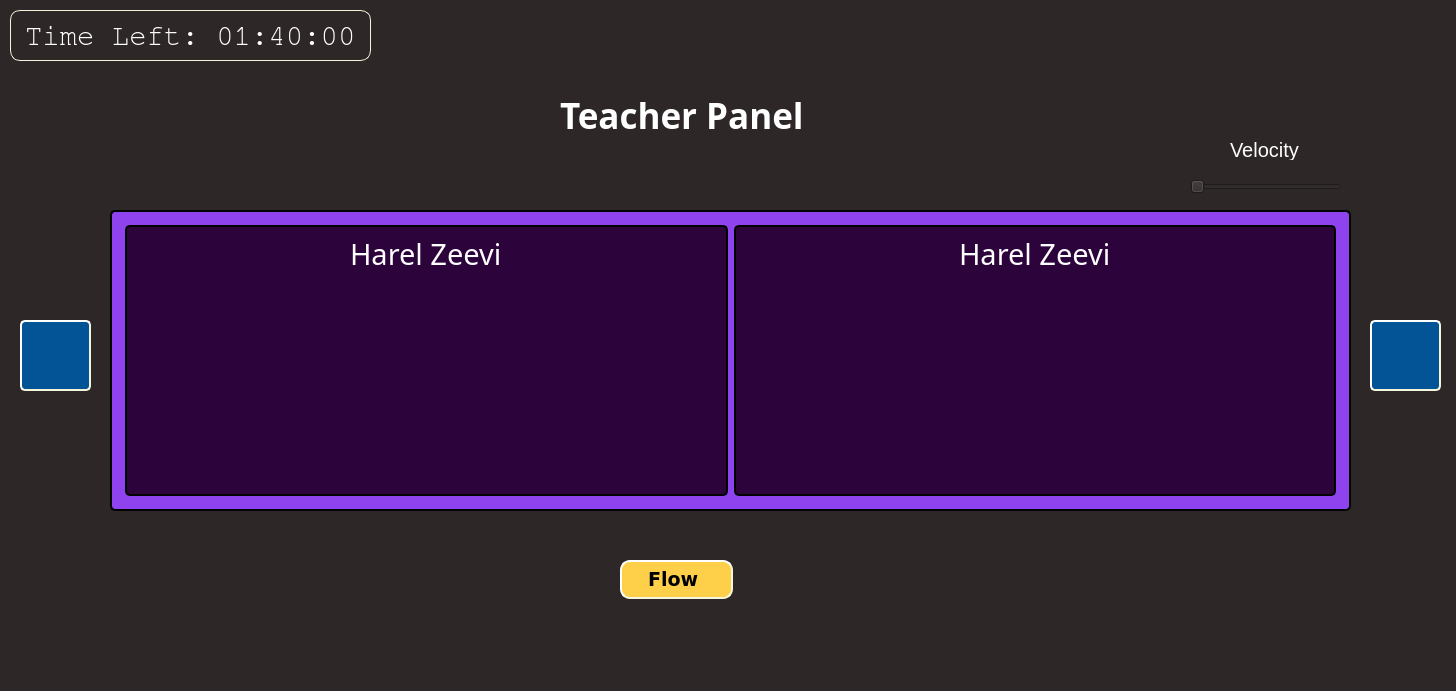
<?xml version="1.0" encoding="UTF-8"?>
<ui version="4.0">
 <class>Form</class>
 <widget class="QWidget" name="Form">
  <property name="geometry">
   <rect>
    <x>0</x>
    <y>0</y>
    <width>1456</width>
    <height>691</height>
   </rect>
  </property>
  <property name="windowTitle">
   <string>Form</string>
  </property>
  <property name="styleSheet">
   <string notr="true">background-color:#2D2727;</string>
  </property>
  <widget class="QLabel" name="label_3">
   <property name="geometry">
    <rect>
     <x>560</x>
     <y>90</y>
     <width>301</width>
     <height>51</height>
    </rect>
   </property>
   <property name="font">
    <font>
     <family>Sitka Text</family>
     <pointsize>26</pointsize>
     <weight>75</weight>
     <bold>true</bold>
     <underline>false</underline>
    </font>
   </property>
   <property name="styleSheet">
    <string notr="true">color: white;</string>
   </property>
   <property name="text">
    <string>Teacher Panel</string>
   </property>
  </widget>
  <widget class="QFrame" name="panel">
   <property name="geometry">
    <rect>
     <x>110</x>
     <y>210</y>
     <width>1241</width>
     <height>301</height>
    </rect>
   </property>
   <property name="styleSheet">
    <string notr="true">QFrame{
	border-style: outset;
	border-width: 2px;
	border-radius: 5px;
	border-color: black;
	padding: 4px;	
	background-color: #8F43EE;
	botder: 1px solid white;
}</string>
   </property>
   <property name="frameShape">
    <enum>QFrame::StyledPanel</enum>
   </property>
   <property name="frameShadow">
    <enum>QFrame::Raised</enum>
   </property>
   <layout class="QGridLayout" name="gridLayout">
    <item row="0" column="0">
     <widget class="QFrame" name="container1">
      <property name="styleSheet">
       <string notr="true">background-color: #2D033B;
color: white;
padding: 0px;
margin: 0px;</string>
      </property>
      <property name="frameShape">
       <enum>QFrame::StyledPanel</enum>
      </property>
      <property name="frameShadow">
       <enum>QFrame::Raised</enum>
      </property>
      <layout class="QVBoxLayout" name="verticalLayout_3">
       <item alignment="Qt::AlignHCenter">
        <widget class="QLabel" name="name1">
         <property name="maximumSize">
          <size>
           <width>16777215</width>
           <height>35</height>
          </size>
         </property>
         <property name="font">
          <font>
           <family>aakar</family>
           <pointsize>22</pointsize>
          </font>
         </property>
         <property name="styleSheet">
          <string notr="true">border: 0px;
padding: 0px;</string>
         </property>
         <property name="text">
          <string>Harel Zeevi</string>
         </property>
        </widget>
       </item>
       <item>
        <widget class="QFrame" name="frame_7">
         <property name="styleSheet">
          <string notr="true">border: 0px;
background-color: #2D033B;
color: white;
padding: 0px;
margin: 0px;</string>
         </property>
         <property name="frameShape">
          <enum>QFrame::StyledPanel</enum>
         </property>
         <property name="frameShadow">
          <enum>QFrame::Raised</enum>
         </property>
         <layout class="QGridLayout" name="gridLayout_4">
          <item row="1" column="0">
           <widget class="QFrame" name="camera1">
            <property name="styleSheet">
             <string notr="true"/>
            </property>
            <property name="frameShape">
             <enum>QFrame::StyledPanel</enum>
            </property>
            <property name="frameShadow">
             <enum>QFrame::Raised</enum>
            </property>
           </widget>
          </item>
          <item row="1" column="1">
           <widget class="QFrame" name="screenshot1">
            <property name="styleSheet">
             <string notr="true"/>
            </property>
            <property name="frameShape">
             <enum>QFrame::StyledPanel</enum>
            </property>
            <property name="frameShadow">
             <enum>QFrame::Raised</enum>
            </property>
           </widget>
          </item>
         </layout>
        </widget>
       </item>
      </layout>
     </widget>
    </item>
    <item row="0" column="1">
     <widget class="QFrame" name="container2">
      <property name="styleSheet">
       <string notr="true">background-color: #2D033B;
color: white;
padding: 0px;
margin: 0px;</string>
      </property>
      <property name="frameShape">
       <enum>QFrame::StyledPanel</enum>
      </property>
      <property name="frameShadow">
       <enum>QFrame::Raised</enum>
      </property>
      <layout class="QVBoxLayout" name="verticalLayout_2">
       <item alignment="Qt::AlignHCenter">
        <widget class="QLabel" name="name2">
         <property name="maximumSize">
          <size>
           <width>16777215</width>
           <height>35</height>
          </size>
         </property>
         <property name="font">
          <font>
           <family>aakar</family>
           <pointsize>22</pointsize>
          </font>
         </property>
         <property name="styleSheet">
          <string notr="true">border: 0px;
padding: 0px;</string>
         </property>
         <property name="text">
          <string>Harel Zeevi</string>
         </property>
        </widget>
       </item>
       <item>
        <widget class="QFrame" name="frame_6">
         <property name="styleSheet">
          <string notr="true">border: 0px;
background-color: #2D033B;
color: white;
padding: 0px;
margin: 0px;</string>
         </property>
         <property name="frameShape">
          <enum>QFrame::StyledPanel</enum>
         </property>
         <property name="frameShadow">
          <enum>QFrame::Raised</enum>
         </property>
         <layout class="QGridLayout" name="gridLayout_3">
          <item row="1" column="0">
           <widget class="QFrame" name="camera2">
            <property name="styleSheet">
             <string notr="true">padding:10px;</string>
            </property>
            <property name="frameShape">
             <enum>QFrame::StyledPanel</enum>
            </property>
            <property name="frameShadow">
             <enum>QFrame::Raised</enum>
            </property>
           </widget>
          </item>
          <item row="1" column="1">
           <widget class="QFrame" name="screenshot2">
            <property name="styleSheet">
             <string notr="true"/>
            </property>
            <property name="frameShape">
             <enum>QFrame::StyledPanel</enum>
            </property>
            <property name="frameShadow">
             <enum>QFrame::Raised</enum>
            </property>
           </widget>
          </item>
         </layout>
        </widget>
       </item>
      </layout>
     </widget>
    </item>
   </layout>
  </widget>
  <widget class="QLabel" name="label_37">
   <property name="geometry">
    <rect>
     <x>10</x>
     <y>10</y>
     <width>361</width>
     <height>51</height>
    </rect>
   </property>
   <property name="font">
    <font>
     <family>FreeMono</family>
     <pointsize>22</pointsize>
     <weight>50</weight>
     <bold>false</bold>
     <underline>false</underline>
    </font>
   </property>
   <property name="styleSheet">
    <string notr="true">color: beige;
border: 1px solid beige;
padding: 6px;
color: white;
border-radius: 10px;</string>
   </property>
   <property name="text">
    <string>Time Left: 01:40:00</string>
   </property>
  </widget>
  <widget class="QPushButton" name="next_btn">
   <property name="geometry">
    <rect>
     <x>1370</x>
     <y>320</y>
     <width>71</width>
     <height>71</height>
    </rect>
   </property>
   <property name="font">
    <font>
     <pointsize>13</pointsize>
    </font>
   </property>
   <property name="layoutDirection">
    <enum>Qt::LeftToRight</enum>
   </property>
   <property name="autoFillBackground">
    <bool>false</bool>
   </property>
   <property name="styleSheet">
    <string notr="true">QPushButton{
	background-color: #035397;
	border-style: outset;
	border-width: 2px;
	border-radius:5px;
	border-color: beige;
	padding: 0px;
}
QPushButton:hover{
	background-color: #7289DA;
}</string>
   </property>
   <property name="text">
    <string/>
   </property>
   <property name="icon">
    <iconset resource="../res.qrc">
     <normaloff>:/icons/icons/next.png</normaloff>:/icons/icons/next.png</iconset>
   </property>
   <property name="iconSize">
    <size>
     <width>170</width>
     <height>170</height>
    </size>
   </property>
  </widget>
  <widget class="QPushButton" name="previous_btn">
   <property name="geometry">
    <rect>
     <x>20</x>
     <y>320</y>
     <width>71</width>
     <height>71</height>
    </rect>
   </property>
   <property name="sizePolicy">
    <sizepolicy hsizetype="Minimum" vsizetype="MinimumExpanding">
     <horstretch>0</horstretch>
     <verstretch>0</verstretch>
    </sizepolicy>
   </property>
   <property name="font">
    <font>
     <pointsize>13</pointsize>
    </font>
   </property>
   <property name="cursor">
    <cursorShape>SizeHorCursor</cursorShape>
   </property>
   <property name="layoutDirection">
    <enum>Qt::RightToLeft</enum>
   </property>
   <property name="styleSheet">
    <string notr="true">QPushButton{
	background-color: #035397;
	border-style: outset;
	border-width: 2px;
	border-radius:5px;
	border-color: beige;
	padding: 0px;
}
QPushButton:hover{
	background-color: #7289DA;
}</string>
   </property>
   <property name="text">
    <string/>
   </property>
   <property name="icon">
    <iconset resource="../res.qrc">
     <normaloff>:/icons/icons/previous.png</normaloff>:/icons/icons/previous.png</iconset>
   </property>
   <property name="iconSize">
    <size>
     <width>170</width>
     <height>170</height>
    </size>
   </property>
  </widget>
  <widget class="QPushButton" name="flow_btn">
   <property name="geometry">
    <rect>
     <x>620</x>
     <y>560</y>
     <width>113</width>
     <height>39</height>
    </rect>
   </property>
   <property name="font">
    <font>
     <family>DejaVu Sans</family>
     <pointsize>14</pointsize>
     <weight>75</weight>
     <italic>false</italic>
     <bold>true</bold>
     <strikeout>false</strikeout>
     <kerning>false</kerning>
    </font>
   </property>
   <property name="styleSheet">
    <string notr="true">QPushButton{
	background-color: #FED049;
	border-style: outset;
	border-width: 2px;
	border-radius: 10px;
	border-color: beige;
	padding: 6px;
}

QPushButton:hover{
		background-color: #7289DA;
		color: white;
}</string>
   </property>
   <property name="text">
    <string>Flow </string>
   </property>
  </widget>
  <widget class="QSlider" name="velocity_slider">
   <property name="geometry">
    <rect>
     <x>1190</x>
     <y>177</y>
     <width>151</width>
     <height>20</height>
    </rect>
   </property>
   <property name="orientation">
    <enum>Qt::Horizontal</enum>
   </property>
  </widget>
  <widget class="QLabel" name="label">
   <property name="geometry">
    <rect>
     <x>1230</x>
     <y>140</y>
     <width>101</width>
     <height>20</height>
    </rect>
   </property>
   <property name="font">
    <font>
     <pointsize>15</pointsize>
    </font>
   </property>
   <property name="styleSheet">
    <string notr="true">color: white;</string>
   </property>
   <property name="text">
    <string>Velocity</string>
   </property>
  </widget>
 </widget>
 <resources>
  <include location="../res.qrc"/>
 </resources>
 <connections/>
</ui>
